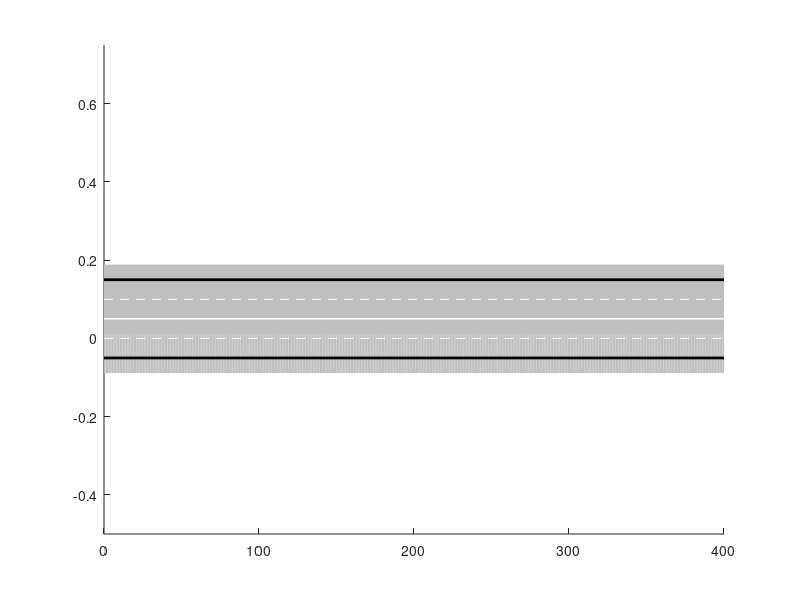

MATLAB code to generate this figure: (Note: this script raises an error after producing the figure.)
% Traffic Dynamics
clear all
close all
clc
cc=0;
%% Defining constants
L=400; % length of 2 lane highway, L=400 m
x0=300; % Position of stopped car
vmax=2; % in m/s
Xc=4; % Safety distance
a=1; % Sensitivity
inflow1=4; % Inflow of cars on lane 1-distance between new car and next car, in meters
inflow2=8; % Inflow of cars on lane 2

%% Control parameters
deltaT=.1; % timestep
n_time_steps=3000; % number of time steps
t=0:deltaT:n_time_steps*deltaT;

%to calculate density
delx=10; 
x=0:delx:L; 
nx=L/delx+1;
%Pre allocating
density1=zeros(nx,1);
density2=zeros(nx,1);

n1=L/2/inflow1+1; % number of cars in lane 1 (right lane)
n2=L/2/inflow2+1; % number of cars in lane 2 (left lane)

%% Initial conditions
%Initial position of cars
x1=0:inflow1:L/2;
x1=[x1' x1']; %lane 1 cars-Right lane
x2=0:inflow2:L/2; %lane 2 cars-Left lane
x2=[x2' x2'];

%Initial velocity of the cars
v1=zeros(n1,2); v1(n1,1:2)=vmax;
v2=zeros(n2,2); v2(n2,1:2)=vmax;

color1=zeros(n1,1); % For animation
color2=ones(n2,1);

rg1=zeros(n1,1); % For rogue behavior
rg2=zeros(n2,1);

rg1(20,1)=1;%10- 20th driver  in lane 1 are rogue


timcount=0;
flowcount=0;

%% Time loop
for k=2:n_time_steps
    
    count1=0; % no of cars which changed lane 1
    count2=0; % no of cars which changed lane 2
    
    timcount=timcount+1;
    
    
%% Optimal velocity model to lane 1 cars
    for i=1:n1-1
        
        if(rg1(i)==1)
            a=0.5;
            vmax=2; % in m/s
            Xc=3;
        else 
            a=2;
            vmax=2; % in m/s
            Xc=4;
        end
        
        delX=x1(i+1,k)-x1(i,k); % Headway of car i
        Vopt=vmax/2*(tanh(delX-Xc)+tanh(Xc)); % Optimal velocity
        x1(i,k+1)=(a*Vopt*deltaT^2 + x1(i,k)*(2+a*deltaT) - x1(i,k-1)) / (1+a*deltaT); %position
        v1(i,k+1)=(x1(i,k+1) - x1(i,k))/deltaT; %Velocity
        
        %Accident at x0=300m
        if((x0-Xc)<x1(i,k+1) && x1(i,k+1)<x0 && (timcount<1500))
            x1(i,k+1)=x1(i,k);%Car stops, v1(i,k+1)=0
        end
    end


    %Accident at x0=300m(condition check for the 'n1' th car)
    if((x0-Xc)<x1(n1,k) && x1(n1,k)<x0 && (timcount<1500))
        x1(n1,k+1)=x1(n1,k);%Car stops, v1(n1,k+1)=0
    else
        x1(n1,k+1)=x1(n1,k)+vmax*deltaT;
        v1(n1,k+1)=vmax;
    end
    
    %Inflow of cars
    if(x1(1,k+1)>inflow1)
       n1=n1+1;
       for j=n1:-1:2
           x1(j,k+1)=x1(j-1,k+1);
           v1(j,k+1)=v1(j-1,k+1);
           x1(j,k)=x1(j-1,k);  % initial condtions
           v1(j,k)=v1(j-1,k); 
           color1(j,1)=color1(j-1,1);
           rg1(j,1)=rg1(j-1,1);
       end
       x1(1,k+1)=0; %adding new car
       v1(1,k+1)=vmax;
       x1(1,k)=0; 
       v1(1,k)=vmax;  
       color1(1,1)=0;
       rg1(1,1)=0;
    end

%% Optimal velocity model to lane 2 cars    
    for i=1:n2-1
        
        if(rg2(i)==1)
            a=0.5;
            vmax=2; % in m/s
            Xc=3;
        else 
            a=2;
            vmax=2; % in m/s
            Xc=4;
        end
        
        delX=x2(i+1,k)-x2(i,k); % Headway of car i
        Vopt=vmax/2*(tanh(delX-Xc)+tanh(Xc));
        x2(i,k+1)=(a*Vopt*deltaT^2 + x2(i,k)*(2+a*deltaT) - x2(i,k-1)) / (1+a*deltaT); %position
        v2(i,k+1)=(x2(i,k+1) - x2(i,k))/deltaT; %Velocity
    end
    
    x2(n2,k+1)=x2(n2,k)+vmax*deltaT;
    v2(n2,k+1)=vmax;
    
    %Inflow of cars
    if(x2(1,k+1)>inflow2)
       n2=n2+1;
       for j=n2:-1:2
           x2(j,k+1)=x2(j-1,k+1);
           v2(j,k+1)=v2(j-1,k+1);
           x2(j,k)=x2(j-1,k);
           v2(j,k)=v2(j-1,k);
           color2(j,1)=color2(j-1,1);
           rg2(j,1)=rg2(j-1,1);
       end
       x2(1,k+1)=0; %adding new car
       v2(1,k+1)=vmax;
       x2(1,k)=0; 
       v2(1,k)=vmax;
       color2(1,1)=1;
       rg2(1,1)=0;
    end
 
%% lane changing for lane 1(right) cars
    for i=1:n1-1      
     if(x1(i,k+1)>100)
        delX=x1(i+1,k+1)-x1(i,k+1); % Headway of car i
            
        [headway,ind]=min(abs(x2(:,k+1)-x1(i,k+1))); % Headway between car i and the car in target lane
        
        flag1=0;
        
        if ((x2(ind,k+1)-x1(i,k+1))>0)
            delXf=headway; % Headway between car i and the front car in target lane
            
            if(ind==1)
                delXb=10*Xc; %Assigning large value-because there is no car behind
            else
                delXb=x1(i,k+1)-x2(ind-1,k+1); % Headway between car i and the back car in target lane
            end
            flag1=1;
        else
            
            if(ind>=n2)
                delXf=10*Xc; %Assigning large value-because there is no car in the front
            else
                delXf=x2(ind+1,k+1)-x1(i,k+1); % Headway between car i and the front car in target lane
            end
            
            delXb=headway; % Headway between car i and the back car in target lane
       
        end
        
   
        %Lane changing Rules
        if ((v1(i,k+1)>1.02*v1(i+1,k+1) && delX<4*Xc && delXf>2*Xc && delXb>Xc)|| (delX<2*Xc && delXf>delX && delXb>Xc))
            n2=n2+1;  % number of cars on lane 2(n2) is increased by 1 as lane1 car enters lane2
           
            if(flag1==1)
                for j=(n2-1):-1:ind
                    x2(j+1,k+1)=x2(j,k+1); % Shifting the cars forward-assigning new positions on lane 2
                    v2(j+1,k+1)=v2(j,k+1);
                    
                    x2(j+1,k)=x2(j,k); % this is done as the difference technique needs 2 previous time step values to calculate
                    v2(j+1,k)=v2(j,k);
                    color2(j+1,1)=color2(j,1);
                    rg2(j+1,1)=rg2(j,1);
                end
            
                x2(ind,k+1)=x1(i,k+1); % Assigning a new 'x2'matrix position to lane 1 car which shifted to lane 2
                v2(ind,k+1)=v1(i,k+1);
                
                x2(ind,k)=x1(i,k);
                v2(ind,k)=v1(i,k);
                color2(ind,1)=color1(i,1);
                rg2(ind,1)=rg1(i,1);
            else
                for j=(n2-1):-1:(ind+1)
                    x2(j+1,k+1)=x2(j,k+1);
                    v2(j+1,k+1)=v2(j,k+1);
                    
                    x2(j+1,k)=x2(j,k);
                    v2(j+1,k)=v2(j,k);
                    color2(j+1,1)=color2(j,1);
                    rg2(j+1,1)=rg2(j,1);
                end
            
                x2(ind+1,k+1)=x1(i,k+1);
                v2(ind+1,k+1)=v1(i,k+1);
                
                x2(ind+1,k)=x1(i,k);
                v2(ind+1,k)=v1(i,k);
                color2(ind+1,1)=color1(i,1);
                rg2(ind+1,1)=rg1(i,1);
            end
          
            
            for j=i:(n1-1)
                x1(j,k+1)=x1(j+1,k+1);  % Assigning new position to cars in lane 1
                v1(j,k+1)=v1(j+1,k+1);
                
                x1(j,k)=x1(j+1,k);
                v1(j,k)=v1(j+1,k);
                color1(j,1)=color1(j+1,1);
                rg1(j,1)=rg1(j+1,1);
            end
            
            x1(n1,k+1)=NaN;
            n1=n1-1; % Reducing the number of cars on lane 1 by 1.
        end
        
     end 
     end
    
%% lane changing for lane 2(left) cars
    for i=1:n2-1
      if(x2(i,k+1)>100)     
        delX=x2(i+1,k+1)-x2(i,k+1); % Headway of car i
        [headway,ind]=min(abs((x1(:,k+1)-x2(i,k+1)))); % Headway between car i and the car in target lane
        
        flag2=0;
        
        if ((x1(ind,k+1)-x2(i,k+1))>0)
            delXf=headway; % Headway between car i and the front car in target lane
            
            if(ind==1)
                delXb=10*Xc; %Assigning large value-because there is no car behind
            else
                delXb=x2(i,k+1)-x1(ind-1,k+1); % Headway between car i and the back car in target lane
            end
            
            flag2=1;
        else
            
            if(ind>=n1)
                delXf=10*Xc; %Assigning large value-because there is no car in the front
            else
                delXf=x1(ind+1,k+1)-x2(i,k+1); % Headway between car i and the front car in target lane
            end
            
            delXb=headway; % Headway between car i and the back car in target lane
       
        end
        
        %Lane changing Rules
        if (v2(i,k+1)>1.02*v2(i+1,k+1) && delX<4*Xc && delXf>2*Xc && delXb>Xc || (delX<2*Xc && delXf>delX && delXb>Xc))
            n1=n1+1;
            
            if(flag2==1)
                for j=(n1-1):-1:ind
                    x1(j+1,k+1)=x1(j,k+1);
                    v1(j+1,k+1)=v1(j,k+1);
                    
                    x1(j+1,k)=x1(j,k);
                    v1(j+1,k)=v1(j,k);
                    color1(j+1,1)=color1(j,1);
                    rg1(j+1,1)=rg1(j,1);
                end
            
                x1(ind,k+1)=x2(i,k+1);
                v1(ind,k+1)=v2(i,k+1);
                
                x1(ind,k)=x2(i,k);
                v1(ind,k)=v2(i,k);
                color1(ind,1)=color2(i,1);
                rg1(ind,1)=rg2(i,1);
            else
                for j=(n1-1):-1:(ind+1)
                    x1(j+1,k+1)=x1(j,k+1);
                    v1(j+1,k+1)=v1(j,k+1);
                    
                    x1(j+1,k)=x1(j,k);
                    v1(j+1,k)=v1(j,k);
                    color1(j+1,1)=color1(j,1);
                    rg1(j+1,1)=rg1(j,1);
                end
            
                x1(ind+1,k+1)=x2(i,k+1);
                v1(ind+1,k+1)=v2(i,k+1);
                
                x1(ind+1,k)=x2(i,k);
                v1(ind+1,k)=v2(i,k);
                color1(ind+1,1)=color2(i,1);
                rg1(ind+1,1)=rg2(i,1);
            end 
            
            for j=i:(n2-1)
                x2(j,k+1)=x2(j+1,k+1);
                v2(j,k+1)=v2(j+1,k+1);
                
                x2(j,k)=x2(j+1,k);
                v2(j,k)=v2(j+1,k);
                color2(j,1)=color2(j+1,1);
                rg2(j,1)=rg2(j+1,1);
            end
            
            x2(n2,k+1)=NaN;
            n2=n2-1;
        end
      end
    end
cc=cc+1;
%% Animation    
if(cc==5)
cc=0;
    N=L;
    y1=0;
    y2=0.1;
        clf; hold on;
        plot(0:N, y1*(0:N), 'Color', [.75  .75 .75], 'LineWidth', 50)
        hold on;
        plot([0,N] ,[y2,y2] ,'Color', [.75 .75 .75], 'LineWidth', 50)
        hold on;
        plot([0,N] ,[y1,y1],'--w')
        hold on;
        plot([0,N] ,[y2,y2],'--w')
        hold on;
        plot([0,N] ,[0.05,0.05],'w','LineWidth', 1)
        hold on;
        plot([0,N] ,[-0.05,-0.05],'k','LineWidth', 2)
        hold on;
        plot([0,N] ,[0.15,0.15],'k','LineWidth', 2)
        xlim([0 N])
        ylim([-N/800 0.25+N/800])
 
        for i=1:n1
            
            if(rg1(i)==1)
                color1(i)=2;
            end
            
            draw_car(x1(i,k+1), y1, 4,1,color1(i));
        end
        for i=1:n2
            
            if(rg2(i)==1)
                color2(i)=2;
            end
            
            draw_car(x2(i,k+1), y2, 4,1,color2(i));
        end
        pause(.01)
    
end
%% Determining density
    for i=2:nx-1
        count_cars=0;
        for j=1:n1
            if((i*delx-delx/2)<x1(j,k+1) && x1(j,k+1)<(i*delx+delx/2))
                count_cars=count_cars+1;  % counting cars present on the region considered above
            end
        end
        density1(i,k+1)=count_cars/delx; % number of cars per unit decameter
        
        count_cars=0;
        for j=1:n2
            if((i*delx-delx/2)<x2(j,k+1) && x2(j,k+1)<(i*delx+delx/2))
                count_cars=count_cars+1;
            end
        end
        density2(i,k+1)=count_cars/delx;
    end
        
end  % End of TIME loop

%% Saving the data

save('position_1','x1','-ASCII');
save('position_2','x2','-ASCII');
save('velocity_1','v1','-ASCII');
save('velocity_2','v2','-ASCII');
save('Density_1','density1','-ASCII');
save('Density_2','density2','-ASCII');

%% Plots
figure; surf(density1(:,1:10:n_time_steps),'EdgeColor','none'); 
view(0,90); colorbar;
set(gca,'FontSize',16);
xlabel('time-in seconds'); ylabel('location- in decameters'); title('Density on lane 1');

figure; surf(density2(:,1:10:n_time_steps),'EdgeColor','none');
view(0,90); colorbar;
set(gca,'FontSize',16);
xlabel('time-in seconds'); ylabel('location- in decameters'); title('Density on lane 2');

figure; surf(v1(:,1:10:n_time_steps),'EdgeColor','none');
view(0,90); colorbar;
set(gca,'ZDir','rev','FontSize',16);  %to reverse the z-scale
xlabel('time-in seconds'); ylabel('position of cars'); title('Velocity on lane 1');

figure; surf(v2(:,1:10:n_time_steps),'EdgeColor','none');
view(0,90); colorbar;
set(gca,'ZDir','rev','FontSize',16);
xlabel('time-in seconds'); ylabel('position of cars'); title('Velocity on lane 2');